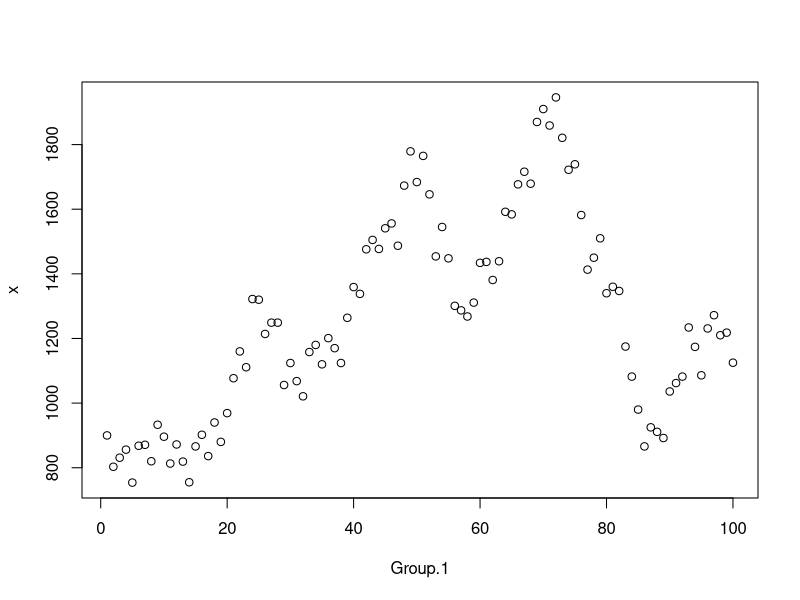

This figure's R source:
library('truncnorm')
library('rlist')

# Initialize variables ----------------------------------------------------

set.seed(100)

#values for GDP. Random walk process
periods <- 100
GDP <- rnorm(1, mean = 0, sd = 1)

for(i in 2:periods) {
  GDP[i] <- GDP[i - 1] + rnorm(1, mean = 0, sd = 1)
}

#creating a data frame with semester binaries
semester_variables <- data.frame(cbind(GDP,
                                       rep_len(c(1, 0, 0),
                                               length.out = periods),
                                       rep_len(c(0, 1, 0),
                                               length.out = periods),
                                       rep_len(c(0, 0, 1),
                                               length.out = periods)))

colnames(semester_variables) <- c('GDP', 'Spring', 'Summer', 'Fall')


#initial values for new student aggregate model
B_GDP <- 2
mean_new_students <- 150
sd_new_students <- 25
B_spring <- 3
B_summer <- 0
B_fall <- 6

#initial values for t = 0 individual student creation
proportion_female <- 0.5
initial_students <- 900

#parameters for assigning credit load
mean_credits <- 9
sd_credits <- 6

#values for 'return' variable calculation
B_Gender <- 0.1
B_Credits <- 0.02
C_constant <- 0.9

# Aggregate prediction ----------------------------------------------------

#general linear model for enrollment which has linear relationship with GDP,
# semester fixed effects, and noise
new_student_count <- semester_variables$GDP * B_GDP +
  semester_variables$Spring * B_spring + 
  semester_variables$Summer * B_summer +
  semester_variables$Fall * B_fall + 
  rnorm(nrow(semester_variables),
        mean = 0,
        sd = 1)

#un-standardizing the calculation so we can get sensible numbers
new_student_count <- round(new_student_count * sd_new_students + mean_new_students)


# Create new students at t = 0 --------------------------------------------

#create t = 0, initial data frame
enrolled_students <- data.frame(matrix(c(1:initial_students,
                                         #randomly assign gender
                                         sample(c(0, 1),
                                                size = initial_students,
                                                replace = TRUE,
                                                #probability of gender can be changed if needed
                                                prob = c(proportion_female, 1 - proportion_female)),
                                         #sample credits taken in the GIVEN SEMESTER. This part 
                                         #tells us how many credits the student took NOW. The
                                         #next part tells us cumulative credits
                                         round(rtruncnorm(n = initial_students,
                                                          a = 1,
                                                          b = 21,
                                                          mean = mean_credits,
                                                          sd = sd_credits)),
                                         #sample credit load from a uniform  distribution
                                         #truncated at lower bound = 1 and upper at 80 to capture the
                                         #range of all reasonable credit loads.
                                         round(runif(n = initial_students,
                                                     min = 1,
                                                     max = 80))),
                                       nrow = 900,
                                       ncol = 4,
                                       byrow = FALSE))

colnames(enrolled_students) <- c('SID', 'Gender', 'Credits', 'Cumulative_credits')

#variables save as character; fixing them here
enrolled_students$Gender <- as.numeric(enrolled_students$Gender)

enrolled_students$Credits <- as.numeric(enrolled_students$Credits)

# Predict likelihood of returning -----------------------------------------

#linear model predicting likelihood of return.
#model includes gender, cumulative credits, and noise
temp <- enrolled_students$Gender * B_Gender - 
  (enrolled_students$Cumulative_credits * B_Credits)^2 + 
  enrolled_students$Cumulative_credits * B_Credits +
  C_constant +
  rnorm(nrow(enrolled_students),
        mean = 0,
        sd = 0.1)

#likelihood to probability
enrolled_students$likelihood_of_return <- 1 / (1 + exp(1)^-(temp))

#generate realized 'return' values by sampling (0/1) using probability
#generated above
for(i in 1:nrow(enrolled_students)) {
  enrolled_students$returned[i] <- sample(0:1,
                                          size = 1,
                                          replace = TRUE,
                                          #I know this says 'likelihood of return', but since I
                                          #did 0/1, it's reversed for the sake of probability
                                          prob = c(1 - enrolled_students$likelihood_of_return[i], 
                                                   enrolled_students$likelihood_of_return[i]))
}

enrolled_students$semester <- 1

enrolled <- list()

#put all new students into a list as t = 0
enrolled[[1]] <- enrolled_students

remove(enrolled_students)

# Generate t != 0 datasets ------------------------------------------------

#generating the list of students enrolled in semester = t
#this includes returning students from t - 1 and new students
for(i in 2:periods) {
  
  #here I'm generating new students in the same way that I generated the
  #original cohort of students at t = 0
  temp <- data.frame(matrix(c((max(enrolled[[i - 1]]) + 1):(max(enrolled[[i - 1]]) + new_student_count[i]),
                              #randomly assign gender
                              sample(c(0, 1),
                                     size = new_student_count[i],
                                     replace = TRUE,
                                     #probability of gender can be changed if needed
                                     prob = c(proportion_female, 1 - proportion_female)),
                              #sample credit load from a truncated normal distribution
                              #truncated at lower bound = 1 and upper at 21 to capture the
                              #range of all reasonable cumulative credits. Since these are NEW
                              #students, their upper bound is limited to 21 instead of 80.
                              round(rtruncnorm(n = new_student_count[i],
                                               a = 1,
                                               b = 21,
                                               mean = mean_credits,
                                               sd = sd_credits)),
                              #since they're new students, their cumulative credits are 0
                              rep(0, new_student_count[i])),
                            nrow = new_student_count[i],
                            ncol = 4,
                            byrow = FALSE))
  
  colnames(temp) <- c('SID', 'Gender', 'Credits', 'Cumulative_credits')
  
  temp$Gender <- as.numeric(temp$Gender)
  
  temp$Credits <- as.numeric(temp$Credits)
  
  temp$Cumulative_credits <- as.numeric(temp$Cumulative_credits)
  
  #initiate likelihood of return variable for new students
  temp$likelihood_of_return <- NA

  #add semester index
  temp$semester <- NA
  
  temp$returned <- NA
  
  #sample credit distribution for returning students
  temp2 <- enrolled[[i - 1]][which(enrolled[[i - 1]]$returned == 1),]
  
  temp2$Credits <- round(rtruncnorm(n = nrow(temp2),
                                    a = 1,
                                    b = 21,
                                    mean = mean_credits,
                                    sd = sd_credits))
  
  #bind together all new students at t = 1 and 
  # returning students from t - 1
  enrolled[[i]] <- rbind(temp, temp2)
  
  #add the credit load from t - 1 to get cumulative credits
  enrolled[[i]]$Cumulative_credits <- enrolled[[i]]$Credits + enrolled[[i]]$Cumulative_credits
  
  #calculate likelihood of return in t + 1
  enrolled[[i]]$likelihood_of_return <- enrolled[[i]]$Gender * B_Gender - 
    (enrolled[[i]]$Cumulative_credits * B_Credits)^2 + 
    enrolled[[i]]$Cumulative_credits * B_Credits +
    C_constant +
    rnorm(nrow(enrolled[[i]]),
               mean = 0,
               sd = 0.1)
  
  #coerc to probability
  enrolled[[i]]$likelihood_of_return <- enrolled[[i]]$likelihood_of_return <- 1 / 
    (1 + exp(1)^-(enrolled[[i]]$likelihood_of_return))
  
  for(j in 1:nrow(enrolled[[i]])){
    enrolled[[i]]$returned[j] <- sample(0:1,
                                        size = 1,
                                        replace = TRUE,
                                        prob = c(1 - enrolled[[i]]$likelihood_of_return[j],
                                                 enrolled[[i]]$likelihood_of_return[j]))
    
  }
  
  #add semester index
  enrolled[[i]]$semester <- i
  
  remove(temp)
  
  remove(temp2)
}


# Diagnosis and robustness checks -----------------------------------------

#bring everything into a single dataframe
temp <- list.rbind(enrolled)

#enrollment seems steady over time so it looks like
#the coefficients and constants specified are ok.
#trying to keep it around a thousand
plot(aggregate(temp$likelihood_of_return,
               by = list(temp$semester),
               FUN = length))

#credit load per semester also seems robust over time
#There's some variation but nothing that's concerning
aggregate(temp$Credits,
          by = list(temp$semester),
          FUN = sum)

#our initial specification of the cumulative credit load
#seems too high. However, it looks like we hit an equilibrium
#really fast. It seems that the penalty coefficient of
#credits -> likelihood of return is doing its job. Even so,
#we'll probably want to be careful and throw out the first
#few observations when fitting models
aggregate(temp$Cumulative_credits,
          by = list(temp$semester),
          FUN = mean)


# Create aggregate output file --------------------------------------------

#Appending total headcount to semester dataframe created
#at the beginning
semester_variables$Total_enrollment <- aggregate(temp$SID,
                                                 by = list(temp$semester),
                                                 FUN = length)[,2]

#Appending total credits taken in given semester
semester_variables$Total_credits_taken <- aggregate(temp$Credits,
                                                    by = list(temp$semester),
                                                    FUN = sum)[,2]


write.csv(semester_variables,
          file = 'data.csv')
